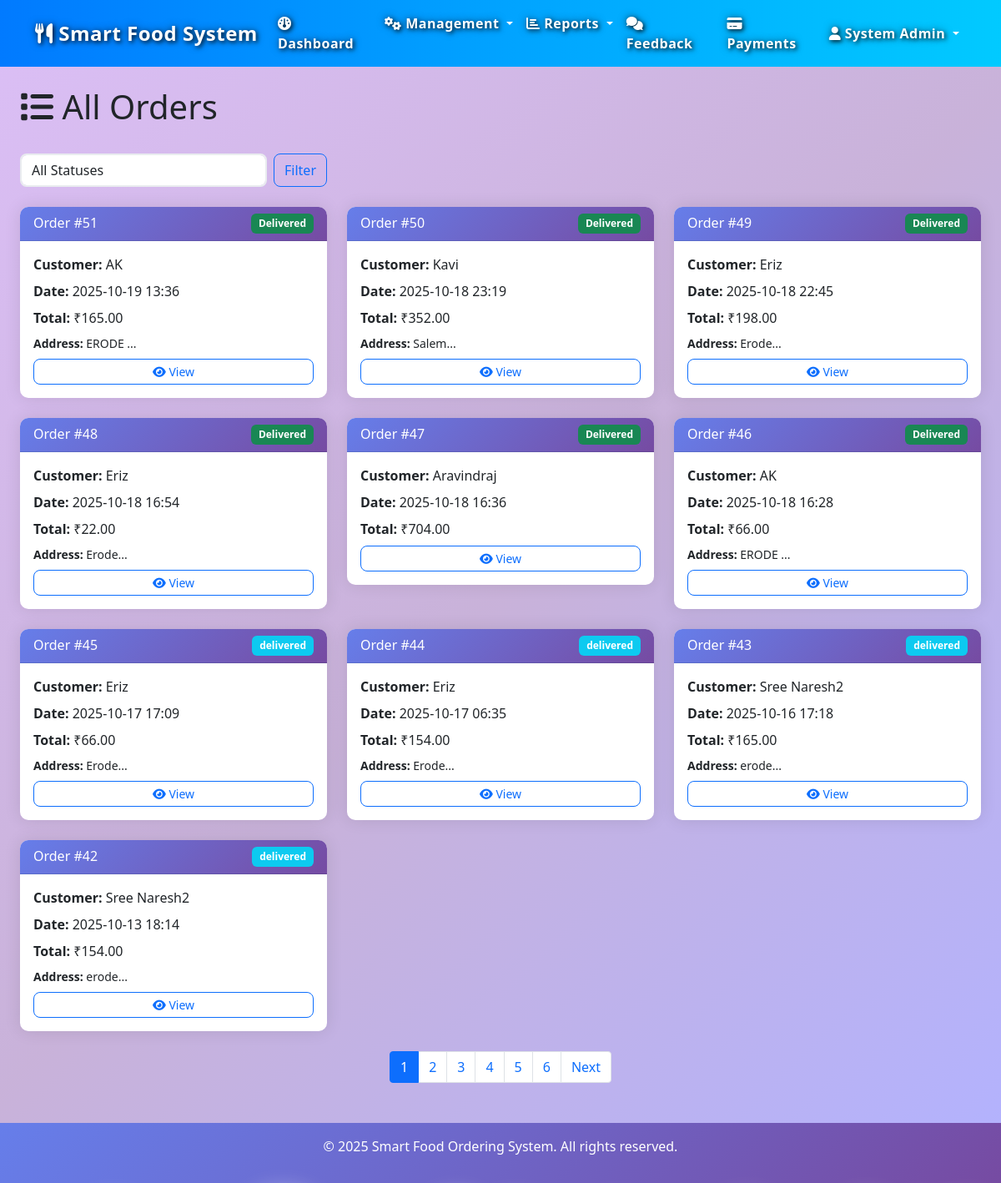
The app's page /orders/ (signed in) with its own data.
### models.py (models this page shows, shortened)
class Order(db.Model):
    __tablename__ = 'order'
    order_id = db.Column(db.Integer, primary_key=True, autoincrement=True)
    user_id = db.Column(db.Integer, db.ForeignKey('user.user_id'), nullable=False)
    order_date = db.Column(db.DateTime, default=datetime.now, nullable=False)
    total_amount = db.Column(db.Numeric(10, 2), nullable=False)
    status = db.Column(db.String(20), default='Pending', nullable=False)  # Pending, Confirmed, Preparing, Ready, Delivered, Cancelled
    delivery_address = db.Column(db.Text, nullable=True)
    order_time = db.Column(db.Time, nullable=True)
    estimated_time = db.Column(db.DateTime, nullable=True)
    order_details = db.relationship('OrderDetails', backref='order', lazy=True, cascade='all, delete-orphan')
    payment = db.relationship('Payment', backref='order', uselist=False, cascade='all, delete-orphan')
    feedback = db.relationship('Feedback', backref='order', lazy=True, cascade='all, delete-orphan')
    delivery = db.relationship('Delivery', backref='order', uselist=False, cascade='all, delete-orphan')

class User(db.Model):
    __tablename__ = 'user'
    user_id = db.Column(db.Integer, primary_key=True, autoincrement=True)
    name = db.Column(db.String(100), nullable=False)
    email = db.Column(db.String(120), unique=True, nullable=False)
    phone = db.Column(db.String(20), nullable=False)
    role = db.Column(db.String(20), nullable=False)  # Admin, Supervisor, Employee, Customer
    password = db.Column(db.String(255), nullable=False)
    address = db.Column(db.Text, nullable=True)
    created_date = db.Column(db.DateTime, default=datetime.now)
    two_factor_enabled = db.Column(db.Boolean, default=False)
    otp_code = db.Column(db.String(6), nullable=True)
    otp_expiry = db.Column(db.DateTime, nullable=True)
    backup_codes = db.Column(db.Text, nullable=True)  # Comma-separated encrypted codes
    failed_login_attempts = db.Column(db.Integer, default=0)
    account_locked_until = db.Column(db.DateTime, nullable=True)
    last_login = db.Column(db.DateTime, nullable=True)
    orders = db.relationship('Order', backref='customer', lazy=True, cascade='all, delete-orphan')
    feedback = db.relationship('Feedback', backref='user', lazy=True, cascade='all, delete-orphan')
    recommendations = db.relationship('Recommendation', backref='user', lazy=True, cascade='all, delete-orphan')
    login_history = db.relationship('LoginHistory', backref='user', lazy=True, cascade='all, delete-orphan')
    trusted_devices = db.relationship('TrustedDevice', backref='user', lazy=True, cascade='all, delete-orphan')

### routes/orders.py (the view)
@orders_bp.route('/')
@login_required
def list_orders():
    page = request.args.get('page', 1, type=int)
    status_filter = request.args.get('status', '')
    user_role = session.get('user_role', '').lower()
    user_id = session.get('user_id')
    if user_role == 'customer':
        query = Order.query.filter_by(user_id=user_id)
    elif user_role in ['admin', 'supervisor']:
        query = Order.query
    elif user_role == 'employee':
        query = Order.query
    else:
        query = Order.query.filter_by(user_id=user_id)
    if status_filter:
        query = query.filter(Order.status == status_filter)
    orders = query.order_by(Order.order_date.desc()).paginate(
        page=page, per_page=10, error_out=False
    )
    statuses = db.session.query(Order.status).distinct().all()
    statuses = [status[0] for status in statuses]
    return render_template('orders/list.html',
                         orders=orders,
                         statuses=statuses,
                         current_status=status_filter,
                         user_role=user_role)

### app.py (called while the page is built)
@app.after_request
def add_header(response):
    response.headers['Cache-Control'] = 'no-store, no-cache, must-revalidate, post-check=0, pre-check=0, max-age=0'
    response.headers['Pragma'] = 'no-cache'
    response.headers['Expires'] = '-1'
    return response

### routes/orders.py (called while the page is built)
def login_required(f):
    @wraps(f)
    def decorated_function(*args, **kwargs):
        if 'user_id' not in session:
            return redirect(url_for('auth.login'))
        return f(*args, **kwargs)
    return decorated_function

### templates/orders/list.html (shortened to what this page needs)
{% extends "base.html" %}
{% block content %}
<div class="container-fluid">
    <div class="row">
        <div class="col-12">
            <div class="d-flex justify-content-between align-items-center mb-4">
                <h1><i class="fas fa-list"></i>
                    {% if session.user_role == 'Customer' %}My Orders{% else %}All Orders{% endif %}
                </h1>
            </div>
        </div>
    </div>
    <div class="row mb-4">
        <div class="col-md-4">
            <form method="GET" class="d-flex">
                <select name="status" class="form-control me-2">
                    <option value="">All Statuses</option>
                </select>
                <button type="submit" class="btn btn-outline-primary">Filter</button>
            </form>
        </div>
    </div>
    <div class="row">
        {% if orders.items %}
        {% for order in orders.items %}
        <div class="col-lg-6 col-xl-4 mb-4">
            <div class="card">
                <div class="card-header d-flex justify-content-between align-items-center">
                    <h6 class="mb-0">Order #{{ order.order_id }}</h6>
                    <span class="badge
                        {% if order.status == 'Delivered' %}bg-success
                        {% elif order.status == 'Pending' %}bg-warning
                        {% elif order.status == 'Cancelled' %}bg-danger
                        {% else %}bg-info{% endif %}">
                        {{ order.status }}
                    </span>
                </div>
                <div class="card-body">
                    {% if session.user_role != 'Customer' %}
                    <p class="mb-2"><strong>Customer:</strong> {{ order.customer.name }}</p>
                    {% endif %}
                    <p class="mb-2"><strong>Date:</strong> {{ order.order_date.strftime('%Y-%m-%d %H:%M') }}</p>
                    <p class="mb-2"><strong>Total:</strong> ₹{{ "%.2f"|format(order.total_amount) }}</p>
                    {% if order.delivery_address %}
                    <p class="mb-2 small"><strong>Address:</strong> {{ order.delivery_address[:50] }}...</p>
                    {% endif %}
                    <div class="btn-group w-100" role="group">
                        <a href="{{ url_for('orders.view_order', order_id=order.order_id) }}"
                           class="btn btn-outline-primary btn-sm">
                            <i class="fas fa-eye"></i> View
                        </a>
                    </div>
                </div>
            </div>
        </div>
        {% endfor %}
        {% endif %}
    </div>
    {% if orders.pages > 1 %}
    <nav aria-label="Orders pagination">
        <ul class="pagination justify-content-center">
            {% for page in orders.iter_pages() %}
                {% if page %}
                    {% if page != orders.page %}
                    <li class="page-item">
                        <a class="page-link" href="{{ url_for('orders.list_orders', page=page, status=current_status) }}">{{ page }}</a>
                    </li>
                    {% else %}
                    <li class="page-item active">
                        <span class="page-link">{{ page }}</span>
                    </li>
                    {% endif %}
                {% endif %}
            {% endfor %}
            {% if orders.has_next %}
            <li class="page-item">
                <a class="page-link" href="{{ url_for('orders.list_orders', page=orders.next_num, status=current_status) }}">Next</a>
            </li>
            {% endif %}
        </ul>
    </nav>
    {% endif %}
</div>
{% endblock %}

### static/css/style.css (style rules this page uses)
body { font-family: 'Segoe UI', Tahoma, Geneva, Verdana, sans-serif; background-color: #f8f9fa; }
.card { border: none; border-radius: 10px; box-shadow: 0 0 20px rgba(0, 0, 0, 0.1); transition: transform 0.3s ease; }
.card-header { background: linear-gradient(135deg, #667eea 0%, #764ba2 100%); color: white; border-radius: 10px 10px 0 0 !important; font-weight: 600; }
.btn { border-radius: 8px; font-weight: 500; transition: all 0.3s ease; }
.form-control, .form-select { border-radius: 8px; border: 2px solid #e9ecef; transition: border-color 0.3s ease; }
.badge { font-size: 0.75rem; padding: 0.5em 0.75em; border-radius: 6px; }

### templates/base.html (style rules this page uses)
body { background: linear-gradient(135deg, rgba(138, 43, 226, 0.3) 0%, rgba(75, 0, 130, 0.3) 12.5%, rgba(0, 0, 255, 0.3) 25%, rgba(0, 191, 255, 0.3) 37.5%, rgba(0, 255, 127, 0.3) 50%, rgba(64, 224, 208, 0.3) 62.5%, rgba(255, 255, 0, 0.3) 75%, rgba(255, 192, 203, 0.3) 87.5%, rgba(138, 43, 226, 0.3) 100%) !important; background-size: 400% 400% !important; animation: gradientFlow 25s ease infinite !important; min-height: 100vh !important; position: relative; overflow-x: hidden; }
.card { backdrop-filter: blur(10px); }

### records on screen
Order: order_id "51", status "Delivered", customer.name "AK", order_date "2025-10-19 13:36", total_amount "165.00", delivery_address "ERODE"
Order: order_id "50", status "Delivered", customer.name "Kavi", order_date "2025-10-18 23:19", total_amount "352.00", delivery_address "Salem"
Order: order_id "49", status "Delivered", customer.name "Eriz", order_date "2025-10-18 22:45", total_amount "198.00", delivery_address "Erode"
Order: order_id "48", status "Delivered", customer.name "Eriz", order_date "2025-10-18 16:54", total_amount "22.00", delivery_address "Erode"
Order: order_id "47", status "Delivered", customer.name "Aravindraj", order_date "2025-10-18 16:36", total_amount "704.00"
Order: order_id "46", status "Delivered", customer.name "AK", order_date "2025-10-18 16:28", total_amount "66.00", delivery_address "ERODE"
Order: order_id "45", status "delivered", customer.name "Eriz", order_date "2025-10-17 17:09", total_amount "66.00", delivery_address "Erode"
Order: order_id "44", status "delivered", customer.name "Eriz", order_date "2025-10-17 06:35", total_amount "154.00", delivery_address "Erode"
Order: order_id "43", status "delivered", customer.name "Sree Naresh2", order_date "2025-10-16 17:18", total_amount "165.00", delivery_address "erode"
Order: order_id "42", status "delivered", customer.name "Sree Naresh2", order_date "2025-10-13 18:14", total_amount "154.00", delivery_address "erode"

### other values on screen
{{ session.user_name }} "System Admin"
{{ page }} "1"
{{ page }} "2" "3" "4" "5" "6"
